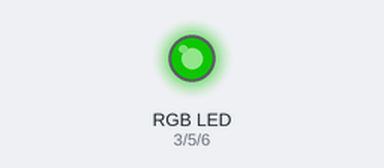
The sketch below on a simulated Arduino Leonardo, built with avr-gcc and run on an emulated ATmega32U4. Parts: an RGB LED mixed from three pins (HIGH = lit). Dim RGB values are drawn brighter than linear.

Above: at 9.05 s.
At 9.6 s:
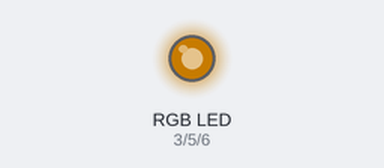
At 10.15 s:
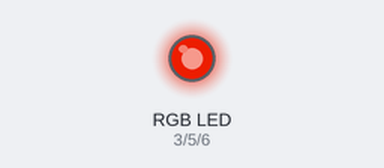
At 11.3 s:
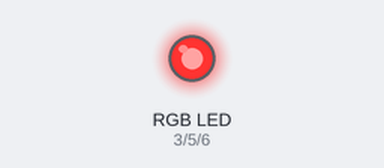
At 12.4 s:
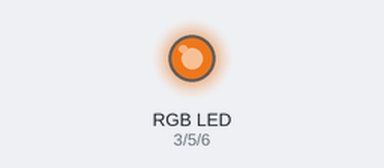
At 13.55 s:
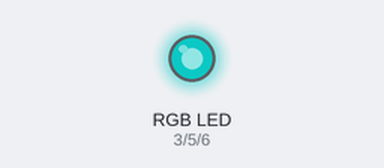
Timing chart, 0 to 15.0 s (numbered marks = the images above):
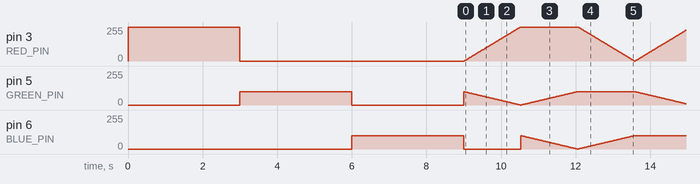

The sketch:

leonardoRGBfade.ino
```cpp
// Define the RGB LED pins (must be PWM-capable on the Leonardo)
const int RED_PIN = 3;
const int GREEN_PIN = 5;
const int BLUE_PIN = 6;

// SET MAXIMUM VALUES HERE (Range: 0 to 255)
// Lower these numbers to reduce the maximum brightness of a specific color
const int MAX_RED = 255;
const int MAX_GREEN = 100; // Reduced to balance overpowering greens
const int MAX_BLUE = 100;  // Reduced to balance overpowering blues

// Set to true if you are using a Common Anode RGB LED, false for Common Cathode
const bool COMMON_ANODE = false;

void setup() {
  pinMode(RED_PIN, OUTPUT);
  pinMode(GREEN_PIN, OUTPUT);
  pinMode(BLUE_PIN, OUTPUT);

  analogWrite(RED_PIN,MAX_RED);
  delay(3000);
  analogWrite(RED_PIN,0);
  analogWrite(GREEN_PIN,MAX_GREEN);
  delay(3000);
  analogWrite(GREEN_PIN,0);
  analogWrite(BLUE_PIN,MAX_BLUE);
  delay(3000);
  analogWrite(BLUE_PIN,0);
}

void loop() {
  // Fade Red -> Green -> Blue
  crossFade(RED_PIN, MAX_RED, GREEN_PIN, MAX_GREEN);
  crossFade(GREEN_PIN, MAX_GREEN, BLUE_PIN, MAX_BLUE);
  crossFade(BLUE_PIN, MAX_BLUE, RED_PIN, MAX_RED);
}

// Helper function to fade smoothly from one color to another using custom max limits
void crossFade(int pinUp, int maxUp, int pinDown, int maxDown) {
  // We use 100 steps for a clean, proportional percentage transition
  for (int step = 0; step <= 100; step++) {
    // Map the 0-100 percentage step to each pin's specific maximum limit
    int valUp = map(step, 0, 100, 0, maxUp);
    int valDown = map(step, 0, 100, maxDown, 0);

    if (COMMON_ANODE) {
      analogWrite(pinUp, 255 - valUp);
      analogWrite(pinDown, 255 - valDown);
    } else {
      analogWrite(pinUp, valUp);
      analogWrite(pinDown, valDown);
    }
    delay(15); // Adjust delay to change overall fading speed
  }
}
```
